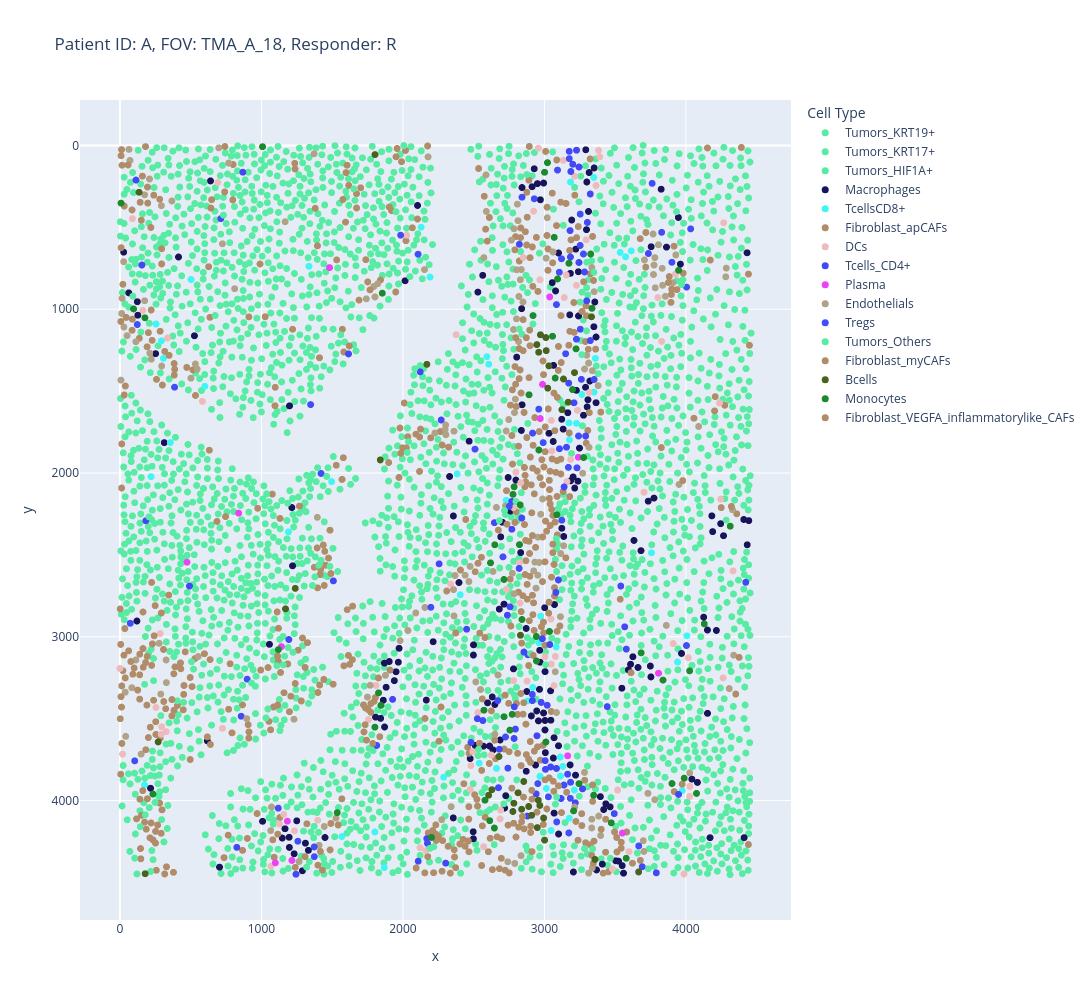

Write notebook code for a chart like this one.
### Markdown cell above
## Interactive mRNA plots

### Code cell
import plotly.express as px
import pandas as pd
import re
import warnings

warnings.filterwarnings("ignore")

# Color scheme
cell_type_colors = {
    "Bcells": "#48631d",
    "TcellsCD8+": "#42f5f5",
    "Tcells_CD4+": "#4248f5",
    "DCs": "#edbbbb",
    "Fibroblasts/SMCs": "#b08c68",
    "Macrophages": "#181459",
    "Monocytes": "#1a8a2d",
    "NK_cells": "#f542bf",
    "Plasma": "#ec42f5",
    "Tregs": "#424ef5",
    "Endothelials": "#b0a287",
    "Fibroblast_myCAFs": "#b08c68",
    "Fibroblast_apCAFs": "#b08c68",
    "Fibroblast_VEGFA_inflammatorylike_CAFs": "#b08c68",
    "Tumors_HIF1A+": "#57eba3",
    "Tumors_KRT17+": "#57eba3",
    "Tumors_KRT19+": "#57eba3",
    "Tumors_Others": "#57eba3"
}
OTHER_COLOR = "#d9d9d9"

# Genes to overlay in hover
genes_to_add = ["CSF3R", "ELANE", "CAMP", "FPR1", "KRT19"]
TMA_ids = ["A"]

for j in TMA_ids:
    for i in range(18, 19):
        cell_ID_like = f"TMA_{j}_FOV{i}(?!\\d)"
        matches = adata.obs.tma_fov_id.str.contains(cell_ID_like, regex=True)
        subset = adata[matches]

        if subset.n_obs == 0:
            continue

        # Extract metadata
        patient_id = subset.obs["PatientID"].unique()[0]
        response_status = subset.obs["Response"].unique()[0]

        # Ensure categorical cluster info
        cluster_col = "annot_cluster2"
        subset.obs[cluster_col] = subset.obs[cluster_col].astype("category")
        category_order = subset.obs[cluster_col].cat.categories.tolist()

        # Get color list
        color_list = [cell_type_colors.get(ct, OTHER_COLOR) for ct in category_order]
        subset.uns[f"{cluster_col}_colors"] = color_list

        # Spatial coords
        spatial_coords = subset.obsm["spatial"]
        cluster_labels = subset.obs[cluster_col].tolist()

        # Add gene expression values
        gene_data = {}
        for gene in genes_to_add:
            if gene in subset.var_names:
                gene_values = subset[:, gene].X.toarray().flatten() if hasattr(subset[:, gene].X, "toarray") else subset[:, gene].X.flatten()
                gene_data[gene] = gene_values
            else:
                gene_data[gene] = [None] * subset.n_obs  # Missing gene fallback

        # Build dataframe
        df = pd.DataFrame({
            "x": spatial_coords[:, 0],
            "y": spatial_coords[:, 1],
            "cell_type": cluster_labels,
            "color": [cell_type_colors.get(c, OTHER_COLOR) for c in cluster_labels],
            "PatientID": patient_id,
            "ResponderStatus": response_status,
            "cell_ID": subset.obs.index.to_series().str.split(".").str[-1].values
        })
        # Append gene expression columns
        for gene in genes_to_add:
            df[gene] = gene_data[gene]

        # Interactive plot
        fig = px.scatter(
            df,
            x="x",
            y="y",
            color="cell_type",
            color_discrete_map=cell_type_colors,
            hover_data=["cell_ID", "cell_type", "PatientID", "ResponderStatus"] + genes_to_add,
            title=f"Patient ID: {patient_id}, FOV: TMA_{j}_{i}, Responder: {response_status}"
        )
        fig.update_traces(marker=dict(size=7))
        fig.update_layout(
            width=1200,
            height=1000,
            legend_title="Cell Type"
        )
        fig.update_yaxes(autorange="reversed")
        fig.show()

### Figure 1 — Plotly figure (JSON) as saved in the notebook; plotly's stock layout.template omitted (floating-point values rounded to 4 significant figures; data arrays with more than 128 entries replaced by an {"elided": "..."} marker saying what was removed)
{"data": [{"customdata": {"elided": "923x9 mixed values"}, "hovertemplate": "cell_type=%{customdata[1]}<br>x=%{x}<br>y=%{y}<br>cell_ID=%{customdata[0]}<br>PatientID=%{customdata[2]}<br>ResponderStatus=%{customdata[3]}<br>CSF3R=%{customdata[4]}<br>ELANE=%{customdata[5]}<br>CAMP=%{customdata[6]}<br>FPR1=%{customdata[7]}<br>KRT19=%{customdata[8]}<extra></extra>", "legendgroup": "Tumors_KRT19+", "marker": {"color": "#57eba3", "size": 7, "symbol": "circle"}, "mode": "markers", "name": "Tumors_KRT19+", "showlegend": true, "type": "scattergl", "x": {"elided": "923 float values"}, "xaxis": "x", "y": {"elided": "923 float values"}, "yaxis": "y"}, {"customdata": {"elided": "274x9 mixed values"}, "hovertemplate": "cell_type=%{customdata[1]}<br>x=%{x}<br>y=%{y}<br>cell_ID=%{customdata[0]}<br>PatientID=%{customdata[2]}<br>ResponderStatus=%{customdata[3]}<br>CSF3R=%{customdata[4]}<br>ELANE=%{customdata[5]}<br>CAMP=%{customdata[6]}<br>FPR1=%{customdata[7]}<br>KRT19=%{customdata[8]}<extra></extra>", "legendgroup": "Tumors_KRT17+", "marker": {"color": "#57eba3", "size": 7, "symbol": "circle"}, "mode": "markers", "name": "Tumors_KRT17+", "showlegend": true, "type": "scattergl", "x": {"elided": "274 float values"}, "xaxis": "x", "y": {"elided": "274 float values"}, "yaxis": "y"}, {"customdata": {"elided": "1769x9 mixed values"}, "hovertemplate": "cell_type=%{customdata[1]}<br>x=%{x}<br>y=%{y}<br>cell_ID=%{customdata[0]}<br>PatientID=%{customdata[2]}<br>ResponderStatus=%{customdata[3]}<br>CSF3R=%{customdata[4]}<br>ELANE=%{customdata[5]}<br>CAMP=%{customdata[6]}<br>FPR1=%{customdata[7]}<br>KRT19=%{customdata[8]}<extra></extra>", "legendgroup": "Tumors_HIF1A+", "marker": {"color": "#57eba3", "size": 7, "symbol": "circle"}, "mode": "markers", "name": "Tumors_HIF1A+", "showlegend": true, "type": "scattergl", "x": {"elided": "1769 float values"}, "xaxis": "x", "y": {"elided": "1769 float values"}, "yaxis": "y"}, {"customdata": {"elided": "192x9 mixed values"}, "hovertemplate": "cell_type=%{customdata[1]}<br>x=%{x}<br>y=%{y}<br>cell_ID=%{customdata[0]}<br>PatientID=%{customdata[2]}<br>ResponderStatus=%{customdata[3]}<br>CSF3R=%{customdata[4]}<br>ELANE=%{customdata[5]}<br>CAMP=%{customdata[6]}<br>FPR1=%{customdata[7]}<br>KRT19=%{customdata[8]}<extra></extra>", "legendgroup": "Macrophages", "marker": {"color": "#181459", "size": 7, "symbol": "circle"}, "mode": "markers", "name": "Macrophages", "showlegend": true, "type": "scattergl", "x": {"elided": "192 float values"}, "xaxis": "x", "y": {"elided": "192 float values"}, "yaxis": "y"}, {"customdata": {"elided": "52x9 mixed values"}, "hovertemplate": "cell_type=%{customdata[1]}<br>x=%{x}<br>y=%{y}<br>cell_ID=%{customdata[0]}<br>PatientID=%{customdata[2]}<br>ResponderStatus=%{customdata[3]}<br>CSF3R=%{customdata[4]}<br>ELANE=%{customdata[5]}<br>CAMP=%{customdata[6]}<br>FPR1=%{customdata[7]}<br>KRT19=%{customdata[8]}<extra></extra>", "legendgroup": "TcellsCD8+", "marker": {"color": "#42f5f5", "size": 7, "symbol": "circle"}, "mode": "markers", "name": "TcellsCD8+", "showlegend": true, "type": "scattergl", "x": [1869.0, 1568.0, 1802.0, 3047.0, 3176.0, 2288.0, 2662.0, 3130.0, 2539.0, 3112.0, 3941.0, 4007.0, 2405.0, 3757.0, 1191.0, 1496.0, 2384.0, 356.6, 3174.0, 3265.0, 3351.0, 600.0, 2607.0, 293.4, 502.7, 2191.0, 1336.0, 3614.0, 3536.0, 2129.0, 3211.0, 3975.0, 3014.0, 173.7, 3114.0, 2969.0, 2881.0, 2918.0, 3083.0, 2962.0, 2974.0, 2729.0, 220.1, 3177.0, 3227.0, 307.7, 3360.0, 2593.0, 255.2, 3574.0, 3185.0, 3349.0], "xaxis": "x", "y": [4409.0, 4220.0, 4192.0, 4183.0, 4107.0, 3857.0, 3803.0, 3791.0, 3772.0, 3734.0, 3154.0, 2994.0, 2744.0, 2487.0, 2360.0, 2053.0, 2006.0, 1814.0, 1694.0, 1521.0, 1507.0, 1471.0, 1336.0, 1193.0, 818.7, 803.7, 738.1, 644.1, 653.4, 499.5, 3936.0, 3938.0, 3926.0, 3903.0, 3850.0, 3852.0, 3391.0, 3309.0, 3062.0, 3036.0, 2874.0, 2166.0, 2022.0, 1798.0, 1697.0, 1300.0, 1300.0, 1290.0, 1090.0, 680.6, 223.9, 195.7], "yaxis": "y"}, {"customdata": {"elided": "416x9 mixed values"}, "hovertemplate": "cell_type=%{customdata[1]}<br>x=%{x}<br>y=%{y}<br>cell_ID=%{customdata[0]}<br>PatientID=%{customdata[2]}<br>ResponderStatus=%{customdata[3]}<br>CSF3R=%{customdata[4]}<br>ELANE=%{customdata[5]}<br>CAMP=%{customdata[6]}<br>FPR1=%{customdata[7]}<br>KRT19=%{customdata[8]}<extra></extra>", "legendgroup": "Fibroblast_apCAFs", "marker": {"color": "#b08c68", "size": 7, "symbol": "circle"}, "mode": "markers", "name": "Fibroblast_apCAFs", "showlegend": true, "type": "scattergl", "x": {"elided": "416 float values"}, "xaxis": "x", "y": {"elided": "416 float values"}, "yaxis": "y"}, {"customdata": {"elided": "82x9 mixed values"}, "hovertemplate": "cell_type=%{customdata[1]}<br>x=%{x}<br>y=%{y}<br>cell_ID=%{customdata[0]}<br>PatientID=%{customdata[2]}<br>ResponderStatus=%{customdata[3]}<br>CSF3R=%{customdata[4]}<br>ELANE=%{customdata[5]}<br>CAMP=%{customdata[6]}<br>FPR1=%{customdata[7]}<br>KRT19=%{customdata[8]}<extra></extra>", "legendgroup": "DCs", "marker": {"color": "#edbbbb", "size": 7, "symbol": "circle"}, "mode": "markers", "name": "DCs", "showlegend": true, "type": "scattergl", "x": [1067.0, 2571.0, 2121.0, 1234.0, 1398.0, 2686.0, 4026.0, 3517.0, 4028.0, 2481.0, 295.2, 1758.0, 254.3, 1810.0, 4263.0, 3049.0, 4017.0, 3910.0, 4333.0, 4246.0, 3704.0, 3186.0, 3053.0, 582.9, 3316.0, 3828.0, 336.3, 2376.0, 161.5, 3802.0, 3227.0, 3295.0, 2027.0, 4267.0, 87.92, 3382.0, 3986.0, 3481.0, 3598.0, 2162.0, 1127.0, 1158.0, 2691.0, 2475.0, 18.32, 2625.0, 2494.0, 291.8, 327.6, 724.6, 2529.0, 3068.0, 2878.0, 2782.0, 0, 3077.0, 3004.0, 284.7, 3046.0, 2828.0, 2732.0, 2338.0, 2824.0, 2781.0, 3159.0, 2833.0, 2799.0, 3049.0, 3234.0, 4237.0, 3140.0, 2968.0, 3155.0, 3927.0, 2851.0, 2923.0, 3365.0, 692.1, 3213.0, 3133.0, 3391.0, 2958.0], "xaxis": "x", "y": [4401.0, 4281.0, 4287.0, 4185.0, 4120.0, 4112.0, 3974.0, 3936.0, 3914.0, 3787.0, 3549.0, 3505.0, 3431.0, 3297.0, 3251.0, 3167.0, 3128.0, 3041.0, 2598.0, 2160.0, 2118.0, 1917.0, 1865.0, 1563.0, 1509.0, 1197.0, 1176.0, 1156.0, 1007.0, 929.1, 854.5, 576.2, 548.0, 472.5, 447.0, 30.42, 4448.0, 4416.0, 4312.0, 4305.0, 4143.0, 4084.0, 4058.0, 3932.0, 3716.0, 3722.0, 3701.0, 3595.0, 3579.0, 3559.0, 3463.0, 3298.0, 3271.0, 3268.0, 3193.0, 3120.0, 3122.0, 2980.0, 2892.0, 2794.0, 2710.0, 2678.0, 2548.0, 2211.0, 2053.0, 2059.0, 1995.0, 1679.0, 1618.0, 1572.0, 928.9, 820.5, 791.3, 785.2, 684.3, 401.7, 245.1, 226.8, 187.9, 91.37, 69.58, 17.25], "yaxis": "y"}, {"customdata": {"elided": "92x9 mixed values"}, "hovertemplate": "cell_type=%{customdata[1]}<br>x=%{x}<br>y=%{y}<br>cell_ID=%{customdata[0]}<br>PatientID=%{customdata[2]}<br>ResponderStatus=%{customdata[3]}<br>CSF3R=%{customdata[4]}<br>ELANE=%{customdata[5]}<br>CAMP=%{customdata[6]}<br>FPR1=%{customdata[7]}<br>KRT19=%{customdata[8]}<extra></extra>", "legendgroup": "Tcells_CD4+", "marker": {"color": "#4248f5", "size": 7, "symbol": "circle"}, "mode": "markers", "name": "Tcells_CD4+", "showlegend": true, "type": "scattergl", "x": [2302.0, 826.2, 3948.0, 2675.0, 3164.0, 3085.0, 3005.0, 2786.0, 2565.0, 2526.0, 3444.0, 3020.0, 2977.0, 1927.0, 3579.0, 1194.0, 3568.0, 2450.0, 3540.0, 1509.0, 2256.0, 2647.0, 3230.0, 3106.0, 3181.0, 3304.0, 3324.0, 3244.0, 3200.0, 3175.0, 3227.0, 1244.0, 3791.0, 3691.0, 2108.0, 2174.0, 2169.0, 2880.0, 3494.0, 3219.0, 3118.0, 2942.0, 3269.0, 3008.0, 3044.0, 2742.0, 2681.0, 2482.0, 2948.0, 2795.0, 856.7, 2787.0, 2670.0, 2915.0, 2883.0, 2855.0, 3038.0, 2986.0, 2738.0, 2757.0, 3081.0, 491.5, 4423.0, 3099.0, 2770.0, 183.1, 2840.0, 2769.0, 3139.0, 3156.0, 2916.0, 3291.0, 2271.0, 3209.0, 3172.0, 3261.0, 3351.0, 2122.0, 1615.0, 3325.0, 3254.0, 3299.0, 155.1, 3244.0, 3184.0, 3735.0, 2823.0, 3253.0, 713.3, 113.4, 3187.0, 868.7], "xaxis": "x", "y": [4382.0, 4285.0, 3962.0, 3921.0, 3839.0, 3804.0, 3756.0, 3621.0, 3511.0, 3500.0, 3426.0, 3418.0, 3401.0, 3382.0, 3075.0, 3017.0, 2939.0, 2954.0, 2690.0, 2659.0, 2555.0, 2303.0, 1968.0, 1852.0, 520.2, 470.5, 296.9, 132.3, 115.5, 36.41, 29.51, 4450.0, 4441.0, 4404.0, 4370.0, 4261.0, 4232.0, 4095.0, 4079.0, 4014.0, 3987.0, 3959.0, 3928.0, 3809.0, 3795.0, 3802.0, 3687.0, 3646.0, 3604.0, 3564.0, 3485.0, 3427.0, 3390.0, 3390.0, 3110.0, 3093.0, 3047.0, 3012.0, 2868.0, 2817.0, 2729.0, 2691.0, 2668.0, 2653.0, 2344.0, 2291.0, 2275.0, 2174.0, 2085.0, 1843.0, 1756.0, 1775.0, 1676.0, 1571.0, 1452.0, 1428.0, 1429.0, 1383.0, 1273.0, 1192.0, 1122.0, 948.9, 730.4, 715.1, 681.6, 660.0, 604.0, 611.1, 446.8, 211.7, 159.3, 164.0], "yaxis": "y"}, {"customdata": [["TMAA_61_18", "Plasma", "A", "R", 0, 0, 0, 0, 0], ["TMAA_231_18", "Plasma", "A", "R", 0, 0, 0, 1.099, 1.386], ["TMAA_1941_18", "Plasma", "A", "R", 0, 0, 0, 0, 0], ["TMAA_2923_18", "Plasma", "A", "R", 0, 0, 0, 0, 0], ["TMAA_3019_18", "Plasma", "A", "R", 0, 0, 0, 0.6931, 0], ["TMAA_3200_18", "Plasma", "A", "R", 0, 0, 0, 0, 0], ["TMAA_3411_18", "Plasma", "A", "R", 0, 0, 0, 0, 0], ["TMAA_3513_18", "Plasma", "A", "R", 0.6931, 0, 0, 0, 0], ["TMAA_3740_18", "Plasma", "A", "R", 0, 0, 0, 1.386, 0], ["TMAA_3874_18", "Plasma", "A", "R", 0.6931, 0, 0, 0, 0], ["TMAA_3989_18", "Plasma", "A", "R", 0, 0, 0, 0, 1.099], ["TMAA_4062_18", "Plasma", "A", "R", 0, 0, 0, 0, 0], ["TMAA_4250_18", "Plasma", "A", "R", 0, 0, 0, 0, 0.6931], ["TMAA_4317_18", "Plasma", "A", "R", 0, 0, 0, 0, 0]], "hovertemplate": "cell_type=%{customdata[1]}<br>x=%{x}<br>y=%{y}<br>cell_ID=%{customdata[0]}<br>PatientID=%{customdata[2]}<br>ResponderStatus=%{customdata[3]}<br>CSF3R=%{customdata[4]}<br>ELANE=%{customdata[5]}<br>CAMP=%{customdata[6]}<br>FPR1=%{customdata[7]}<br>KRT19=%{customdata[8]}<extra></extra>", "legendgroup": "Plasma", "marker": {"color": "#ec42f5", "size": 7, "symbol": "circle"}, "mode": "markers", "name": "Plasma", "showlegend": true, "type": "scattergl", "x": [1099.0, 1183.0, 2987.0, 1216.0, 3551.0, 3164.0, 3807.0, 1141.0, 473.9, 839.2, 3240.0, 2971.0, 3037.0, 1482.0], "xaxis": "x", "y": [4380.0, 4125.0, 1459.0, 4365.0, 4198.0, 3727.0, 3223.0, 3060.0, 2545.0, 2245.0, 1904.0, 1668.0, 925.0, 746.4], "yaxis": "y"}, {"customdata": {"elided": "160x9 mixed values"}, "hovertemplate": "cell_type=%{customdata[1]}<br>x=%{x}<br>y=%{y}<br>cell_ID=%{customdata[0]}<br>PatientID=%{customdata[2]}<br>ResponderStatus=%{customdata[3]}<br>CSF3R=%{customdata[4]}<br>ELANE=%{customdata[5]}<br>CAMP=%{customdata[6]}<br>FPR1=%{customdata[7]}<br>KRT19=%{customdata[8]}<extra></extra>", "legendgroup": "Endothelials", "marker": {"color": "#b0a287", "size": 7, "symbol": "circle"}, "mode": "markers", "name": "Endothelials", "showlegend": true, "type": "scattergl", "x": {"elided": "160 float values"}, "xaxis": "x", "y": {"elided": "160 float values"}, "yaxis": "y"}, {"customdata": {"elided": "52x9 mixed values"}, "hovertemplate": "cell_type=%{customdata[1]}<br>x=%{x}<br>y=%{y}<br>cell_ID=%{customdata[0]}<br>PatientID=%{customdata[2]}<br>ResponderStatus=%{customdata[3]}<br>CSF3R=%{customdata[4]}<br>ELANE=%{customdata[5]}<br>CAMP=%{customdata[6]}<br>FPR1=%{customdata[7]}<br>KRT19=%{customdata[8]}<extra></extra>", "legendgroup": "Tregs", "marker": {"color": "#424ef5", "size": 7, "symbol": "circle"}, "mode": "markers", "name": "Tregs", "showlegend": true, "type": "scattergl", "x": [1374.0, 1258.0, 3087.0, 1119.0, 3028.0, 104.6, 2725.0, 899.2, 4004.0, 2197.0, 2707.0, 3123.0, 1421.0, 3170.0, 2509.0, 2991.0, 3241.0, 1348.0, 386.1, 122.8, 4005.0, 3901.0, 3276.0, 2107.0, 3829.0, 1984.0, 4034.0, 3253.0, 2842.0, 3761.0, 1373.0, 3667.0, 3172.0, 3183.0, 3138.0, 3185.0, 2954.0, 1815.0, 2914.0, 73.01, 2822.0, 2752.0, 2960.0, 3150.0, 3227.0, 3085.0, 3105.0, 3284.0, 3121.0, 2928.0, 3093.0, 3176.0], "xaxis": "x", "y": [4342.0, 4248.0, 4130.0, 4046.0, 3977.0, 3757.0, 3612.0, 3259.0, 3053.0, 2820.0, 2512.0, 2288.0, 2003.0, 1966.0, 1855.0, 1815.0, 1774.0, 1583.0, 1476.0, 1094.0, 865.1, 713.7, 663.1, 664.4, 531.0, 548.3, 509.7, 419.5, 316.7, 232.1, 4283.0, 4277.0, 4197.0, 3986.0, 3905.0, 3888.0, 3896.0, 3663.0, 3352.0, 2918.0, 2583.0, 2204.0, 1610.0, 1272.0, 1183.0, 972.0, 774.5, 772.7, 692.3, 326.3, 151.0, 80.89], "yaxis": "y"}, {"customdata": {"elided": "258x9 mixed values"}, "hovertemplate": "cell_type=%{customdata[1]}<br>x=%{x}<br>y=%{y}<br>cell_ID=%{customdata[0]}<br>PatientID=%{customdata[2]}<br>ResponderStatus=%{customdata[3]}<br>CSF3R=%{customdata[4]}<br>ELANE=%{customdata[5]}<br>CAMP=%{customdata[6]}<br>FPR1=%{customdata[7]}<br>KRT19=%{customdata[8]}<extra></extra>", "legendgroup": "Tumors_Others", "marker": {"color": "#57eba3", "size": 7, "symbol": "circle"}, "mode": "markers", "name": "Tumors_Others", "showlegend": true, "type": "scattergl", "x": {"elided": "258 float values"}, "xaxis": "x", "y": {"elided": "258 float values"}, "yaxis": "y"}, {"customdata": {"elided": "195x9 mixed values"}, "hovertemplate": "cell_type=%{customdata[1]}<br>x=%{x}<br>y=%{y}<br>cell_ID=%{customdata[0]}<br>PatientID=%{customdata[2]}<br>ResponderStatus=%{customdata[3]}<br>CSF3R=%{customdata[4]}<br>ELANE=%{customdata[5]}<br>CAMP=%{customdata[6]}<br>FPR1=%{customdata[7]}<br>KRT19=%{customdata[8]}<extra></extra>", "legendgroup": "Fibroblast_myCAFs", "marker": {"color": "#b08c68", "size": 7, "symbol": "circle"}, "mode": "markers", "name": "Fibroblast_myCAFs", "showlegend": true, "type": "scattergl", "x": {"elided": "195 float values"}, "xaxis": "x", "y": {"elided": "195 float values"}, "yaxis": "y"}, {"customdata": {"elided": "38x9 mixed values"}, "hovertemplate": "cell_type=%{customdata[1]}<br>x=%{x}<br>y=%{y}<br>cell_ID=%{customdata[0]}<br>PatientID=%{customdata[2]}<br>ResponderStatus=%{customdata[3]}<br>CSF3R=%{customdata[4]}<br>ELANE=%{customdata[5]}<br>CAMP=%{customdata[6]}<br>FPR1=%{customdata[7]}<br>KRT19=%{customdata[8]}<extra></extra>", "legendgroup": "Bcells", "marker": {"color": "#48631d", "size": 7, "symbol": "circle"}, "mode": "markers", "name": "Bcells", "showlegend": true, "type": "scattergl", "x": [2994.0, 2777.0, 2839.0, 2814.0, 3135.0, 3032.0, 2972.0, 3333.0, 178.4, 3666.0, 3357.0, 3001.0, 2950.0, 2910.0, 2889.0, 2968.0, 2784.0, 2957.0, 2606.0, 2629.0, 2854.0, 2679.0, 270.3, 2831.0, 1170.0, 1239.0, 1840.0, 3124.0, 3168.0, 3024.0, 3213.0, 2169.0, 2960.0, 3013.0, 2947.0, 3010.0, 135.2, 1803.0], "xaxis": "x", "y": [4106.0, 4067.0, 4053.0, 3952.0, 1426.0, 1346.0, 1156.0, 1047.0, 4446.0, 4436.0, 4359.0, 4241.0, 4165.0, 4090.0, 4036.0, 4030.0, 4016.0, 3998.0, 3967.0, 3934.0, 3883.0, 3731.0, 3642.0, 2991.0, 2830.0, 2704.0, 1920.0, 1614.0, 1568.0, 1482.0, 1387.0, 1337.0, 1263.0, 1253.0, 1216.0, 1173.0, 286.4, 56.33], "yaxis": "y"}, {"customdata": {"elided": "61x9 mixed values"}, "hovertemplate": "cell_type=%{customdata[1]}<br>x=%{x}<br>y=%{y}<br>cell_ID=%{customdata[0]}<br>PatientID=%{customdata[2]}<br>ResponderStatus=%{customdata[3]}<br>CSF3R=%{customdata[4]}<br>ELANE=%{customdata[5]}<br>CAMP=%{customdata[6]}<br>FPR1=%{customdata[7]}<br>KRT19=%{customdata[8]}<extra></extra>", "legendgroup": "Monocytes", "marker": {"color": "#1a8a2d", "size": 7, "symbol": "circle"}, "mode": "markers", "name": "Monocytes", "showlegend": true, "type": "scattergl", "x": [4075.0, 3902.0, 3988.0, 1802.0, 3838.0, 4026.0, 2944.0, 3684.0, 2824.0, 3076.0, 176.5, 1854.0, 3948.0, 3578.0, 2202.0, 2646.0, 3473.0, 2614.0, 1536.0, 3206.0, 2580.0, 3348.0, 233.6, 3245.0, 3010.0, 2756.0, 2714.0, 2772.0, 2573.0, 1845.0, 1828.0, 1120.0, 2943.0, 3036.0, 4130.0, 2841.0, 2714.0, 2619.0, 2649.0, 4314.0, 3088.0, 2829.0, 2778.0, 2786.0, 3277.0, 2961.0, 2891.0, 3199.0, 3224.0, 3057.0, 2920.0, 96.34, 3336.0, 3093.0, 3173.0, 3327.0, 3069.0, 8.075, 3001.0, 3022.0, 1008.0], "xaxis": "x", "y": [3956.0, 3896.0, 3863.0, 3552.0, 3264.0, 3208.0, 3147.0, 3098.0, 2437.0, 1421.0, 1053.0, 902.4, 762.7, 4352.0, 4225.0, 4168.0, 4136.0, 4123.0, 4074.0, 4063.0, 3998.0, 3967.0, 3960.0, 3897.0, 3642.0, 3570.0, 3488.0, 3473.0, 3448.0, 3418.0, 3342.0, 3078.0, 2998.0, 2967.0, 2921.0, 2894.0, 2650.0, 2549.0, 2438.0, 2325.0, 2255.0, 2195.0, 2130.0, 2085.0, 1906.0, 1860.0, 1523.0, 1491.0, 1242.0, 1165.0, 1039.0, 998.3, 994.9, 815.4, 720.0, 663.3, 561.6, 352.6, 164.2, 105.5, 8.008], "yaxis": "y"}, {"customdata": [["TMAA_1860_18", "Fibroblast_VEGFA_inflammatorylike_CAFs", "A", "R", 0, 0, 0, 0, 0], ["TMAA_2517_18", "Fibroblast_VEGFA_inflammatorylike_CAFs", "A", "R", 0.6931, 0, 0.6931, 0.6931, 0], ["TMAA_2879_18", "Fibroblast_VEGFA_inflammatorylike_CAFs", "A", "R", 0, 0, 0, 0, 0], ["TMAA_2986_18", "Fibroblast_VEGFA_inflammatorylike_CAFs", "A", "R", 0, 0, 0, 1.099, 0], ["TMAA_3178_18", "Fibroblast_VEGFA_inflammatorylike_CAFs", "A", "R", 0, 0, 0, 0, 0], ["TMAA_3562_18", "Fibroblast_VEGFA_inflammatorylike_CAFs", "A", "R", 0.6931, 0, 0, 0, 0], ["TMAA_3706_18", "Fibroblast_VEGFA_inflammatorylike_CAFs", "A", "R", 0, 0, 0, 0, 0], ["TMAA_3759_18", "Fibroblast_VEGFA_inflammatorylike_CAFs", "A", "R", 0, 0, 0, 0, 0], ["TMAA_4405_18", "Fibroblast_VEGFA_inflammatorylike_CAFs", "A", "R", 0, 0, 0, 0, 0], ["TMAA_4613_18", "Fibroblast_VEGFA_inflammatorylike_CAFs", "A", "R", 0, 0, 0, 0, 0]], "hovertemplate": "cell_type=%{customdata[1]}<br>x=%{x}<br>y=%{y}<br>cell_ID=%{customdata[0]}<br>PatientID=%{customdata[2]}<br>ResponderStatus=%{customdata[3]}<br>CSF3R=%{customdata[4]}<br>ELANE=%{customdata[5]}<br>CAMP=%{customdata[6]}<br>FPR1=%{customdata[7]}<br>KRT19=%{customdata[8]}<extra></extra>", "legendgroup": "Fibroblast_VEGFA_inflammatorylike_CAFs", "marker": {"color": "#b08c68", "size": 7, "symbol": "circle"}, "mode": "markers", "name": "Fibroblast_VEGFA_inflammatorylike_CAFs", "showlegend": true, "type": "scattergl", "x": [1096.0, 3677.0, 2632.0, 2402.0, 5.581, 2763.0, 1491.0, 2555.0, 3717.0, 8.113], "xaxis": "x", "y": [1589.0, 569.5, 4421.0, 4265.0, 3839.0, 2935.0, 2614.0, 2515.0, 531.8, 63.07], "yaxis": "y"}], "layout": {"height": 1000, "legend": {"title": {"text": "Cell Type"}, "tracegroupgap": 0}, "title": {"text": "Patient ID: A, FOV: TMA_A_18, Responder: R"}, "width": 1200, "xaxis": {"anchor": "y", "autorange": true, "domain": [0, 1], "range": [-278.5, 4739.0], "title": {"text": "x"}, "type": "linear"}, "yaxis": {"anchor": "x", "autorange": true, "domain": [0, 1], "range": [4729.0, -277.0], "title": {"text": "y"}, "type": "linear"}}}
